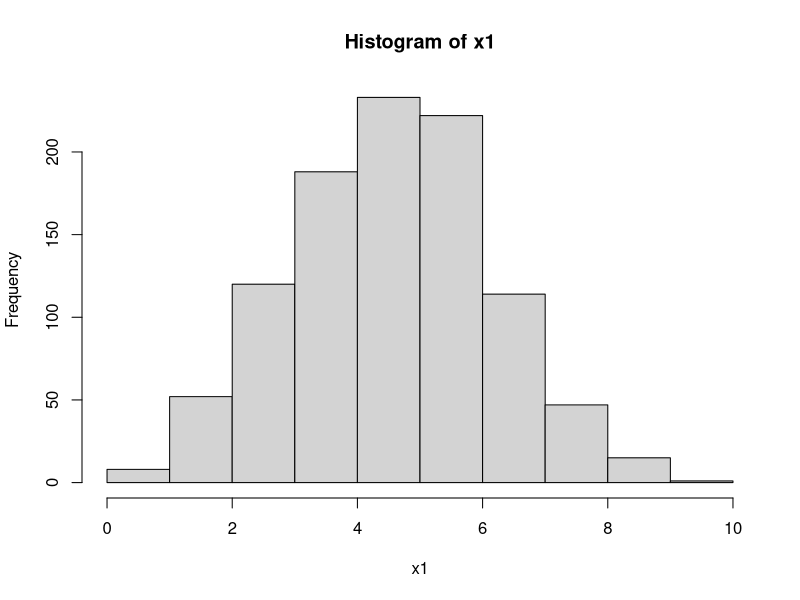

Source code (R): (Note: this script raises an error after producing the figure.)
shots = c('goal','goal','goal','miss','miss',
          'goal','goal','miss','goal','goal')

# convert to numeric, arbitrarily picking goal=1, miss=0
shotsNum = as.numeric(shots == 'goal')
N = length(shots)                      # sample size
nGoal = sum(shots == 'goal')           # number of shots made
nMiss = sum(shots == 'miss')           # number of those miss


x1 = rbinom(1000, size = 10, p = .5)
x2 = rbinom(1000, size = 10, p = .85)

mean(x1); hist(x1)


theta = seq(from = 1 / (N + 1),
            to = N / (N + 1),
            length = 10)

theta


pTheta = dunif(theta)

pData = sum(pDataGivenTheta * pTheta)
